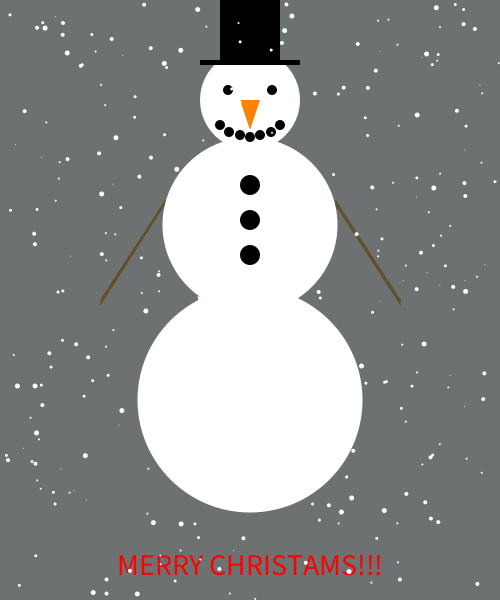
Frame 1 (no input)
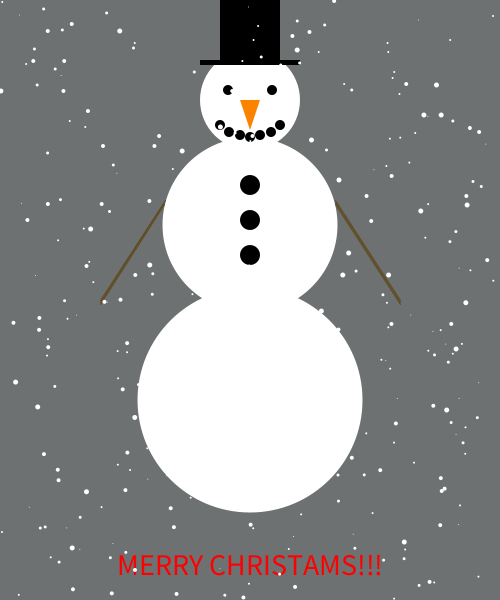
Frame 60 (the mouse pressed at the canvas centre just before this capture)
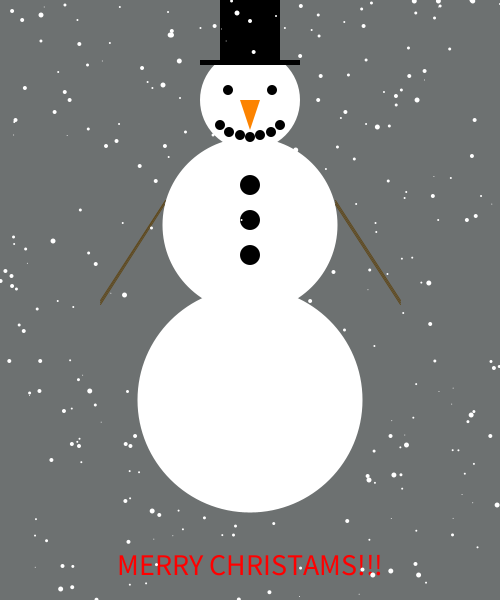
Frame 120 (the mouse held since frame 60 and released just before this capture)

The Processing sketch that drew these frames (run headless with seeded random() and noise(); from frame 60 on, the mouse is pressed at the canvas centre):

// Processing sketch: processing_124229
// ── processing_124229.pde

int quantity = 300;
float [] xPosition = new float[quantity];
float [] yPosition = new float[quantity];
int [] flakeSize = new int[quantity];
int [] direction = new int[quantity];
int minFlakeSize = 1;
int maxFlakeSize = 5;

void setup() {

  size(500, 600);
  frameRate(30);
  noStroke();
  smooth();

  for (int i = 0; i < quantity; i++) {
    flakeSize[i] = round(random(minFlakeSize, maxFlakeSize));
    xPosition[i] = random(0, width);
    yPosition[i] = random(0, height);
    direction[i] = round(random(0, 1));
  }
}

void draw() {

  background(109, 113, 113);
  fill(255, 255, 255);
  ellipse(250, 100, 100, 100);
  ellipse(250, 225, 175, 175);
  ellipse(250, 400, 225, 225);

  fill(252, 131, 0);
  triangle(250, 130, 240, 100, 260, 100);

  fill(0, 0, 0);
  ellipse(228, 90, 10, 10);
  ellipse(272, 90, 10, 10);

  ellipse(280, 125, 10, 10);
  ellipse(271, 132, 10, 10);
  ellipse(260, 135, 10, 10);

  ellipse(250, 137, 10, 10);


  ellipse(220, 125, 10, 10);
  ellipse(229, 132, 10, 10);
  ellipse(240, 135, 10, 10);

  rect(220, 0, 60, 65);
  rect(200, 60, 100, 5);

  ellipse(250, 255, 20, 20);
  ellipse(250, 220, 20, 20);
  ellipse(250, 185, 20, 20);

  stroke(95, 73, 29);
  {
    line(165, 200, 100, 300);
    line(164, 202, 100, 302);
    line(164, 204, 100, 304);

    line(335, 200, 400, 300);
    line(335, 202, 400, 302);
    line(335, 204, 400, 304);
  }


  noStroke();

  textAlign(CENTER);
  textSize(30);

  if (frameCount % 20 < 10)
  {
    fill(255, 0, 0);
  }
  if (frameCount % 20 > 9)
  {
    fill(0, 170, 0);
  }

  text("MERRY CHRISTAMS!!!", 250, 575);




  fill(255, 255, 255);
  for (int i = 0; i < xPosition.length; i++) {

    ellipse(xPosition[i], yPosition[i], flakeSize[i], flakeSize[i]);

    if (direction[i] == 0) {
      xPosition[i] += map(flakeSize[i], minFlakeSize, maxFlakeSize, .1, .5);
    } 
    else {
      xPosition[i] -= map(flakeSize[i], minFlakeSize, maxFlakeSize, .1, .5);
    }

    yPosition[i] += flakeSize[i] + direction[i]; 

    if (xPosition[i] > width + flakeSize[i] || xPosition[i] < -flakeSize[i] || yPosition[i] > height + flakeSize[i]) {
      xPosition[i] = random(0, width);
      yPosition[i] = -flakeSize[i];
    }
  }
}
